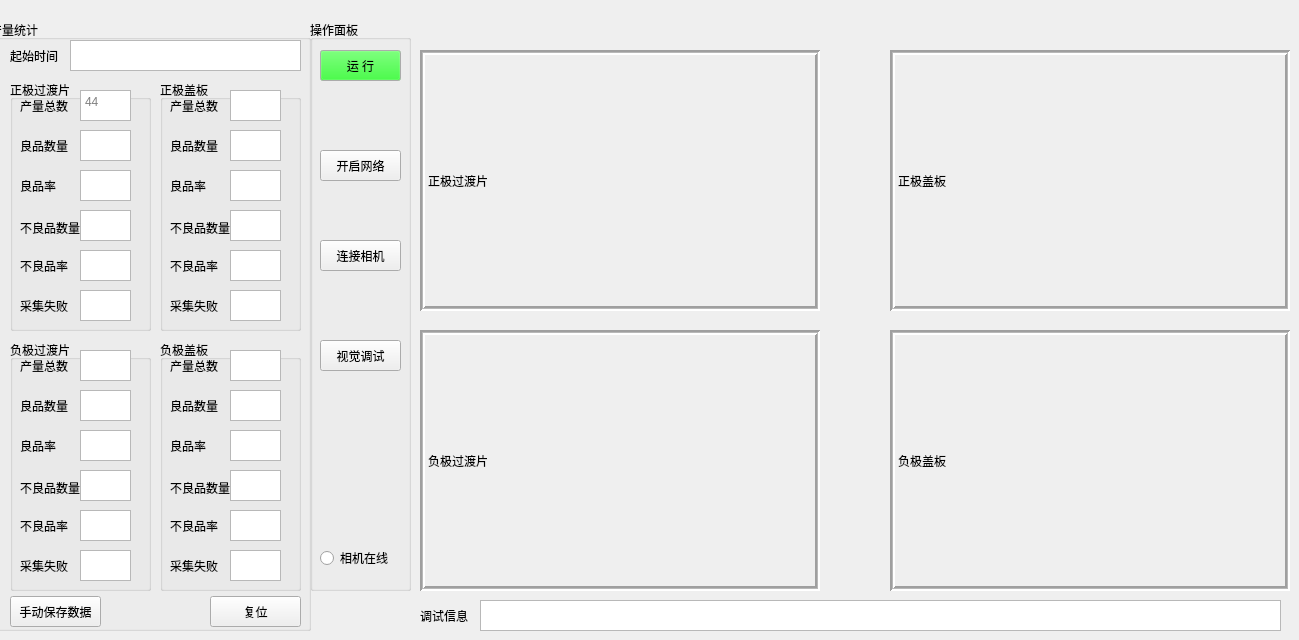
    <widget class="QWidget" name="tMainPage">
     <attribute name="title">
      <string>主界面</string>
     </attribute>
     <widget class="QLabel" name="lCamPlateP">
      <property name="geometry">
       <rect>
        <x>890</x>
        <y>50</y>
        <width>400</width>
        <height>261</height>
       </rect>
      </property>
      <property name="frameShape">
       <enum>QFrame::Box</enum>
      </property>
      <property name="frameShadow">
       <enum>QFrame::Sunken</enum>
      </property>
      <property name="lineWidth">
       <number>2</number>
      </property>
      <property name="midLineWidth">
       <number>1</number>
      </property>
      <property name="text">
       <string>正极盖板</string>
      </property>
      <property name="scaledContents">
       <bool>true</bool>
      </property>
     </widget>
     <widget class="QLabel" name="lCamPlateN">
      <property name="geometry">
       <rect>
        <x>890</x>
        <y>330</y>
        <width>400</width>
        <height>261</height>
       </rect>
      </property>
      <property name="frameShape">
       <enum>QFrame::Box</enum>
      </property>
      <property name="frameShadow">
       <enum>QFrame::Sunken</enum>
      </property>
      <property name="lineWidth">
       <number>2</number>
      </property>
      <property name="midLineWidth">
       <number>1</number>
      </property>
      <property name="text">
       <string>负极盖板</string>
      </property>
      <property name="scaledContents">
       <bool>true</bool>
      </property>
     </widget>
     <widget class="QLabel" name="lCamSheetN">
      <property name="geometry">
       <rect>
        <x>420</x>
        <y>330</y>
        <width>400</width>
        <height>261</height>
       </rect>
      </property>
      <property name="frameShape">
       <enum>QFrame::Box</enum>
      </property>
      <property name="frameShadow">
       <enum>QFrame::Sunken</enum>
      </property>
      <property name="lineWidth">
       <number>2</number>
      </property>
      <property name="midLineWidth">
       <number>1</number>
      </property>
      <property name="text">
       <string>负极过渡片</string>
      </property>
      <property name="scaledContents">
       <bool>true</bool>
      </property>
     </widget>
     <widget class="QLabel" name="lCamSheetP">
      <property name="geometry">
       <rect>
        <x>420</x>
        <y>50</y>
        <width>400</width>
        <height>261</height>
       </rect>
      </property>
      <property name="mouseTracking">
       <bool>false</bool>
      </property>
      <property name="autoFillBackground">
       <bool>false</bool>
      </property>
      <property name="frameShape">
       <enum>QFrame::Box</enum>
      </property>
      <property name="frameShadow">
       <enum>QFrame::Sunken</enum>
      </property>
      <property name="lineWidth">
       <number>2</number>
      </property>
      <property name="midLineWidth">
       <number>1</number>
      </property>
      <property name="text">
       <string>正极过渡片</string>
      </property>
      <property name="scaledContents">
       <bool>true</bool>
      </property>
     </widget>
     <widget class="QGroupBox" name="gProductRecord">
      <property name="geometry">
       <rect>
        <x>-10</x>
        <y>20</y>
        <width>321</width>
        <height>611</height>
       </rect>
      </property>
      <property name="autoFillBackground">
       <bool>false</bool>
      </property>
      <property name="title">
       <string>产量统计</string>
      </property>
      <widget class="QLabel" name="label_2">
       <property name="geometry">
        <rect>
         <x>20</x>
         <y>30</y>
         <width>54</width>
         <height>12</height>
        </rect>
       </property>
       <property name="text">
        <string>起始时间</string>
       </property>
      </widget>
      <widget class="QTextEdit" name="tTime">
       <property name="geometry">
        <rect>
         <x>80</x>
         <y>20</y>
         <width>231</width>
         <height>31</height>
        </rect>
       </property>
       <property name="readOnly">
        <bool>true</bool>
       </property>
      </widget>
      <widget class="QGroupBox" name="gPsheet">
       <property name="geometry">
        <rect>
         <x>20</x>
         <y>60</y>
         <width>141</width>
         <height>251</height>
        </rect>
       </property>
       <property name="title">
        <string>正极过渡片</string>
       </property>
       <widget class="QLabel" name="label_7">
        <property name="geometry">
         <rect>
          <x>10</x>
          <y>20</y>
          <width>54</width>
          <height>12</height>
         </rect>
        </property>
        <property name="text">
         <string>产量总数</string>
        </property>
       </widget>
       <widget class="QTextEdit" name="tPsheetTotal">
        <property name="geometry">
         <rect>
          <x>70</x>
          <y>10</y>
          <width>51</width>
          <height>31</height>
         </rect>
        </property>
        <property name="readOnly">
         <bool>true</bool>
        </property>
        <property name="tabStopWidth">
         <number>80</number>
        </property>
        <property name="placeholderText">
         <string>44</string>
        </property>
       </widget>
       <widget class="QLabel" name="label_8">
        <property name="geometry">
         <rect>
          <x>10</x>
          <y>60</y>
          <width>54</width>
          <height>12</height>
         </rect>
        </property>
        <property name="text">
         <string>良品数量</string>
        </property>
       </widget>
       <widget class="QTextEdit" name="tPsheetGood">
        <property name="enabled">
         <bool>true</bool>
        </property>
        <property name="geometry">
         <rect>
          <x>70</x>
          <y>50</y>
          <width>51</width>
          <height>31</height>
         </rect>
        </property>
        <property name="readOnly">
         <bool>true</bool>
        </property>
       </widget>
       <widget class="QLabel" name="label_9">
        <property name="geometry">
         <rect>
          <x>10</x>
          <y>100</y>
          <width>54</width>
          <height>12</height>
         </rect>
        </property>
        <property name="text">
         <string>良品率</string>
        </property>
       </widget>
       <widget class="QTextEdit" name="tPsheetGoodRate">
        <property name="geometry">
         <rect>
          <x>70</x>
          <y>90</y>
          <width>51</width>
          <height>31</height>
         </rect>
        </property>
        <property name="readOnly">
         <bool>true</bool>
        </property>
       </widget>
       <widget class="QLabel" name="label_20">
        <property name="geometry">
         <rect>
          <x>10</x>
          <y>140</y>
          <width>61</width>
          <height>16</height>
         </rect>
        </property>
        <property name="text">
         <string>不良品数量</string>
        </property>
       </widget>
       <widget class="QTextEdit" name="tPsheetBad">
        <property name="geometry">
         <rect>
          <x>70</x>
          <y>130</y>
          <width>51</width>
          <height>31</height>
         </rect>
        </property>
        <property name="readOnly">
         <bool>true</bool>
        </property>
       </widget>
       <widget class="QLabel" name="label_19">
        <property name="geometry">
         <rect>
          <x>10</x>
          <y>180</y>
          <width>54</width>
          <height>12</height>
         </rect>
        </property>
        <property name="text">
         <string>不良品率</string>
        </property>
       </widget>
       <widget class="QTextEdit" name="tPsheetBadRate">
        <property name="geometry">
         <rect>
          <x>70</x>
          <y>170</y>
          <width>51</width>
          <height>31</height>
         </rect>
        </property>
        <property name="readOnly">
         <bool>true</bool>
        </property>
       </widget>
       <widget class="QLabel" name="label_33">
        <property name="geometry">
         <rect>
          <x>10</x>
          <y>220</y>
          <width>54</width>
          <height>12</height>
         </rect>
        </property>
        <property name="text">
         <string>采集失败</string>
        </property>
       </widget>
       <widget class="QTextEdit" name="tPsheetFail">
        <property name="geometry">
         <rect>
          <x>70</x>
          <y>210</y>
          <width>51</width>
          <height>31</height>
         </rect>
        </property>
        <property name="readOnly">
         <bool>true</bool>
        </property>
       </widget>
      </widget>
      <widget class="QGroupBox" name="gPplate">
       <property name="geometry">
        <rect>
         <x>170</x>
         <y>60</y>
         <width>141</width>
         <height>251</height>
        </rect>
       </property>
       <property name="title">
        <string>正极盖板</string>
       </property>
       <widget class="QLabel" name="label_21">
        <property name="geometry">
         <rect>
          <x>10</x>
          <y>20</y>
          <width>54</width>
          <height>12</height>
         </rect>
        </property>
        <property name="text">
         <string>产量总数</string>
        </property>
       </widget>
       <widget class="QTextEdit" name="tPplateTotal">
        <property name="geometry">
         <rect>
          <x>70</x>
          <y>10</y>
          <width>51</width>
          <height>31</height>
         </rect>
        </property>
        <property name="readOnly">
         <bool>true</bool>
        </property>
       </widget>
       <widget class="QLabel" name="label_22">
        <property name="geometry">
         <rect>
          <x>10</x>
          <y>60</y>
          <width>54</width>
          <height>12</height>
         </rect>
        </property>
        <property name="text">
         <string>良品数量</string>
        </property>
       </widget>
       <widget class="QTextEdit" name="tPplateGood">
        <property name="geometry">
         <rect>
          <x>70</x>
          <y>50</y>
          <width>51</width>
          <height>31</height>
         </rect>
        </property>
        <property name="readOnly">
         <bool>true</bool>
        </property>
       </widget>
       <widget class="QLabel" name="label_23">
        <property name="geometry">
         <rect>
          <x>10</x>
          <y>100</y>
          <width>54</width>
          <height>12</height>
         </rect>
        </property>
        <property name="text">
         <string>良品率</string>
        </property>
       </widget>
       <widget class="QTextEdit" name="tPplateGoodRate">
        <property name="geometry">
         <rect>
          <x>70</x>
          <y>90</y>
          <width>51</width>
          <height>31</height>
         </rect>
        </property>
        <property name="readOnly">
         <bool>true</bool>
        </property>
       </widget>
       <widget class="QLabel" name="label_24">
        <property name="geometry">
         <rect>
          <x>10</x>
          <y>140</y>
          <width>61</width>
          <height>16</height>
         </rect>
        </property>
        <property name="text">
         <string>不良品数量</string>
        </property>
       </widget>
       <widget class="QTextEdit" name="tPplateBad">
        <property name="geometry">
         <rect>
          <x>70</x>
          <y>130</y>
          <width>51</width>
          <height>31</height>
         </rect>
        </property>
        <property name="readOnly">
         <bool>true</bool>
        </property>
       </widget>
       <widget class="QLabel" name="label_25">
        <property name="geometry">
         <rect>
          <x>10</x>
          <y>180</y>
          <width>54</width>
          <height>12</height>
         </rect>
        </property>
        <property name="text">
         <string>不良品率</string>
        </property>
       </widget>
       <widget class="QTextEdit" name="tPplateBadRate">
        <property name="geometry">
         <rect>
          <x>70</x>
          <y>170</y>
          <width>51</width>
          <height>31</height>
         </rect>
        </property>
        <property name="readOnly">
         <bool>true</bool>
        </property>
       </widget>
       <widget class="QTextEdit" name="tPplateFail">
        <property name="geometry">
         <rect>
          <x>70</x>
          <y>210</y>
          <width>51</width>
          <height>31</height>
         </rect>
        </property>
        <property name="readOnly">
         <bool>true</bool>
        </property>
       </widget>
       <widget class="QLabel" name="label_34">
        <property name="geometry">
         <rect>
          <x>10</x>
          <y>220</y>
          <width>54</width>
          <height>12</height>
         </rect>
        </property>
        <property name="text">
         <string>采集失败</string>
        </property>
       </widget>
      </widget>
      <widget class="QGroupBox" name="gNplate">
       <property name="geometry">
        <rect>
         <x>170</x>
         <y>320</y>
         <width>141</width>
         <height>251</height>
        </rect>
       </property>
       <property name="title">
        <string>负极盖板</string>
       </property>
       <widget class="QLabel" name="label_26">
        <property name="geometry">
         <rect>
          <x>10</x>
          <y>20</y>
          <width>54</width>
          <height>12</height>
         </rect>
        </property>
        <property name="text">
         <string>产量总数</string>
        </property>
       </widget>
       <widget class="QTextEdit" name="tNplateTotal">
        <property name="geometry">
         <rect>
          <x>70</x>
          <y>10</y>
          <width>51</width>
          <height>31</height>
         </rect>
        </property>
        <property name="readOnly">
         <bool>true</bool>
        </property>
       </widget>
       <widget class="QLabel" name="label_27">
        <property name="geometry">
         <rect>
          <x>10</x>
          <y>60</y>
          <width>54</width>
          <height>12</height>
         </rect>
        </property>
        <property name="text">
         <string>良品数量</string>
        </property>
       </widget>
       <widget class="QTextEdit" name="tNplateGood">
        <property name="geometry">
         <rect>
          <x>70</x>
          <y>50</y>
          <width>51</width>
          <height>31</height>
         </rect>
        </property>
        <property name="readOnly">
         <bool>true</bool>
        </property>
       </widget>
       <widget class="QLabel" name="label_28">
        <property name="geometry">
         <rect>
          <x>10</x>
          <y>100</y>
          <width>54</width>
          <height>12</height>
         </rect>
        </property>
        <property name="text">
         <string>良品率</string>
        </property>
       </widget>
       <widget class="QTextEdit" name="tNplateGoodRate">
        <property name="geometry">
         <rect>
          <x>70</x>
          <y>90</y>
          <width>51</width>
          <height>31</height>
         </rect>
        </property>
        <property name="readOnly">
         <bool>true</bool>
        </property>
       </widget>
       <widget class="QLabel" name="label_29">
        <property name="geometry">
         <rect>
          <x>10</x>
          <y>140</y>
          <width>61</width>
          <height>16</height>
         </rect>
        </property>
        <property name="text">
         <string>不良品数量</string>
        </property>
       </widget>
       <widget class="QTextEdit" name="tNplateBad">
        <property name="geometry">
         <rect>
          <x>70</x>
          <y>130</y>
          <width>51</width>
          <height>31</height>
         </rect>
        </property>
        <property name="readOnly">
         <bool>true</bool>
        </property>
       </widget>
       <widget class="QLabel" name="label_30">
        <property name="geometry">
         <rect>
          <x>10</x>
          <y>180</y>
          <width>54</width>
          <height>12</height>
         </rect>
        </property>
        <property name="text">
         <string>不良品率</string>
        </property>
       </widget>
       <widget class="QTextEdit" name="tNplateBadRate">
        <property name="geometry">
         <rect>
          <x>70</x>
          <y>170</y>
          <width>51</width>
          <height>31</height>
         </rect>
        </property>
        <property name="readOnly">
         <bool>true</bool>
        </property>
       </widget>
       <widget class="QTextEdit" name="tNplateFail">
        <property name="geometry">
         <rect>
          <x>70</x>
          <y>210</y>
          <width>51</width>
          <height>31</height>
         </rect>
        </property>
        <property name="readOnly">
         <bool>true</bool>
        </property>
       </widget>
       <widget class="QLabel" name="label_36">
        <property name="geometry">
         <rect>
          <x>10</x>
          <y>220</y>
          <width>54</width>
          <height>12</height>
         </rect>
        </property>
        <property name="text">
         <string>采集失败</string>
        </property>
       </widget>
      </widget>
      <widget class="QGroupBox" name="gNsheet">
       <property name="geometry">
        <rect>
         <x>20</x>
         <y>320</y>
         <width>141</width>
         <height>251</height>
        </rect>
       </property>
       <property name="title">
        <string>负极过渡片</string>
       </property>
       <widget class="QLabel" name="label_10">
        <property name="geometry">
         <rect>
          <x>10</x>
          <y>20</y>
          <width>54</width>
          <height>12</height>
         </rect>
        </property>
        <property name="text">
         <string>产量总数</string>
        </property>
       </widget>
       <widget class="QTextEdit" name="tNsheetTotal">
        <property name="geometry">
         <rect>
          <x>70</x>
          <y>10</y>
          <width>51</width>
          <height>31</height>
         </rect>
        </property>
        <property name="readOnly">
         <bool>true</bool>
        </property>
       </widget>
       <widget class="QLabel" name="label_11">
        <property name="geometry">
         <rect>
          <x>10</x>
          <y>60</y>
          <width>54</width>
          <height>12</height>
         </rect>
        </property>
        <property name="text">
         <string>良品数量</string>
        </property>
       </widget>
       <widget class="QTextEdit" name="tNsheetGood">
        <property name="geometry">
         <rect>
          <x>70</x>
          <y>50</y>
          <width>51</width>
          <height>31</height>
         </rect>
        </property>
        <property name="readOnly">
         <bool>true</bool>
        </property>
       </widget>
       <widget class="QLabel" name="label_12">
        <property name="geometry">
         <rect>
          <x>10</x>
          <y>100</y>
          <width>54</width>
          <height>12</height>
         </rect>
        </property>
        <property name="text">
         <string>良品率</string>
        </property>
       </widget>
       <widget class="QTextEdit" name="tNsheetGoodRate">
        <property name="geometry">
         <rect>
          <x>70</x>
          <y>90</y>
          <width>51</width>
          <height>31</height>
         </rect>
        </property>
        <property name="readOnly">
         <bool>true</bool>
        </property>
       </widget>
       <widget class="QLabel" name="label_31">
        <property name="geometry">
         <rect>
          <x>10</x>
          <y>140</y>
          <width>61</width>
          <height>16</height>
         </rect>
        </property>
        <property name="text">
         <string>不良品数量</string>
        </property>
       </widget>
       <widget class="QTextEdit" name="tNsheetBad">
        <property name="geometry">
         <rect>
          <x>70</x>
          <y>130</y>
          <width>51</width>
          <height>31</height>
         </rect>
        </property>
        <property name="readOnly">
         <bool>true</bool>
        </property>
       </widget>
       <widget class="QLabel" name="label_32">
        <property name="geometry">
         <rect>
          <x>10</x>
          <y>180</y>
          <width>54</width>
          <height>12</height>
         </rect>
        </property>
        <property name="text">
         <string>不良品率</string>
        </property>
       </widget>
       <widget class="QTextEdit" name="tNsheetBadRate">
        <property name="geometry">
         <rect>
          <x>70</x>
          <y>170</y>
          <width>51</width>
          <height>31</height>
         </rect>
        </property>
        <property name="readOnly">
         <bool>true</bool>
        </property>
       </widget>
       <widget class="QTextEdit" name="tNsheetFail">
        <property name="geometry">
         <rect>
          <x>70</x>
          <y>210</y>
          <width>51</width>
          <height>31</height>
         </rect>
        </property>
        <property name="readOnly">
         <bool>true</bool>
        </property>
       </widget>
       <widget class="QLabel" name="label_35">
        <property name="geometry">
         <rect>
          <x>10</x>
          <y>220</y>
          <width>54</width>
          <height>12</height>
         </rect>
        </property>
        <property name="text">
         <string>采集失败</string>
        </property>
       </widget>
      </widget>
      <widget class="QPushButton" name="bDataReset">
       <property name="geometry">
        <rect>
         <x>220</x>
         <y>576</y>
         <width>91</width>
         <height>31</height>
        </rect>
       </property>
       <property name="text">
        <string>复位</string>
       </property>
      </widget>
      <widget class="QPushButton" name="bDataSave">
       <property name="geometry">
        <rect>
         <x>20</x>
         <y>576</y>
         <width>91</width>
         <height>31</height>
        </rect>
       </property>
       <property name="text">
        <string>手动保存数据</string>
       </property>
      </widget>
     </widget>
     <widget class="QGroupBox" name="gControl">
      <property name="geometry">
       <rect>
        <x>310</x>
        <y>20</y>
        <width>101</width>
        <height>571</height>
       </rect>
      </property>
      <property name="sizePolicy">
       <sizepolicy hsizetype="Preferred" vsizetype="Preferred">
        <horstretch>0</horstretch>
        <verstretch>0</verstretch>
       </sizepolicy>
      </property>
      <property name="title">
       <string>操作面板</string>
      </property>
      <widget class="QPushButton" name="bRun">
       <property name="geometry">
        <rect>
         <x>10</x>
         <y>30</y>
         <width>81</width>
         <height>31</height>
        </rect>
       </property>
       <property name="palette">
        <palette>
         <active>
          <colorrole role="Button">
           <brush brushstyle="SolidPattern">
            <color alpha="255">
             <red>0</red>
             <green>255</green>
             <blue>0</blue>
            </color>
           </brush>
          </colorrole>
         </active>
         <inactive>
          <colorrole role="Button">
           <brush brushstyle="SolidPattern">
            <color alpha="255">
             <red>0</red>
             <green>255</green>
             <blue>0</blue>
            </color>
           </brush>
          </colorrole>
         </inactive>
         <disabled>
          <colorrole role="Button">
           <brush brushstyle="SolidPattern">
            <color alpha="255">
             <red>0</red>
             <green>255</green>
             <blue>0</blue>
            </color>
           </brush>
          </colorrole>
         </disabled>
        </palette>
       </property>
       <property name="text">
        <string>运 行</string>
       </property>
       <property name="checkable">
        <bool>false</bool>
       </property>
      </widget>
      <widget class="QPushButton" name="bTCPini_2">
       <property name="geometry">
        <rect>
         <x>10</x>
         <y>130</y>
         <width>81</width>
         <height>31</height>
        </rect>
       </property>
       <property name="text">
        <string>开启网络</string>
       </property>
      </widget>
      <widget class="QPushButton" name="bVisionPara">
       <property name="geometry">
        <rect>
         <x>10</x>
         <y>320</y>
         <width>81</width>
         <height>31</height>
        </rect>
       </property>
       <property name="text">
        <string>视觉调试</string>
       </property>
      </widget>
      <widget class="QRadioButton" name="rInline">
       <property name="geometry">
        <rect>
         <x>10</x>
         <y>530</y>
         <width>81</width>
         <height>16</height>
        </rect>
       </property>
       <property name="text">
        <string>相机在线</string>
       </property>
       <property name="checked">
        <bool>false</bool>
       </property>
      </widget>
      <widget class="QPushButton" name="bCamIni">
       <property name="geometry">
        <rect>
         <x>10</x>
         <y>220</y>
         <width>81</width>
         <height>31</height>
        </rect>
       </property>
       <property name="text">
        <string>连接相机</string>
       </property>
      </widget>
     </widget>
     <widget class="QTextEdit" name="tDebug">
      <property name="geometry">
       <rect>
        <x>480</x>
        <y>600</y>
        <width>801</width>
        <height>31</height>
       </rect>
      </property>
      <property name="readOnly">
       <bool>true</bool>
      </property>
     </widget>
     <widget class="QLabel" name="label_3">
      <property name="geometry">
       <rect>
        <x>420</x>
        <y>610</y>
        <width>54</width>
        <height>12</height>
       </rect>
      </property>
      <property name="text">
       <string>调试信息</string>
      </property>
     </widget>
    </widget>
